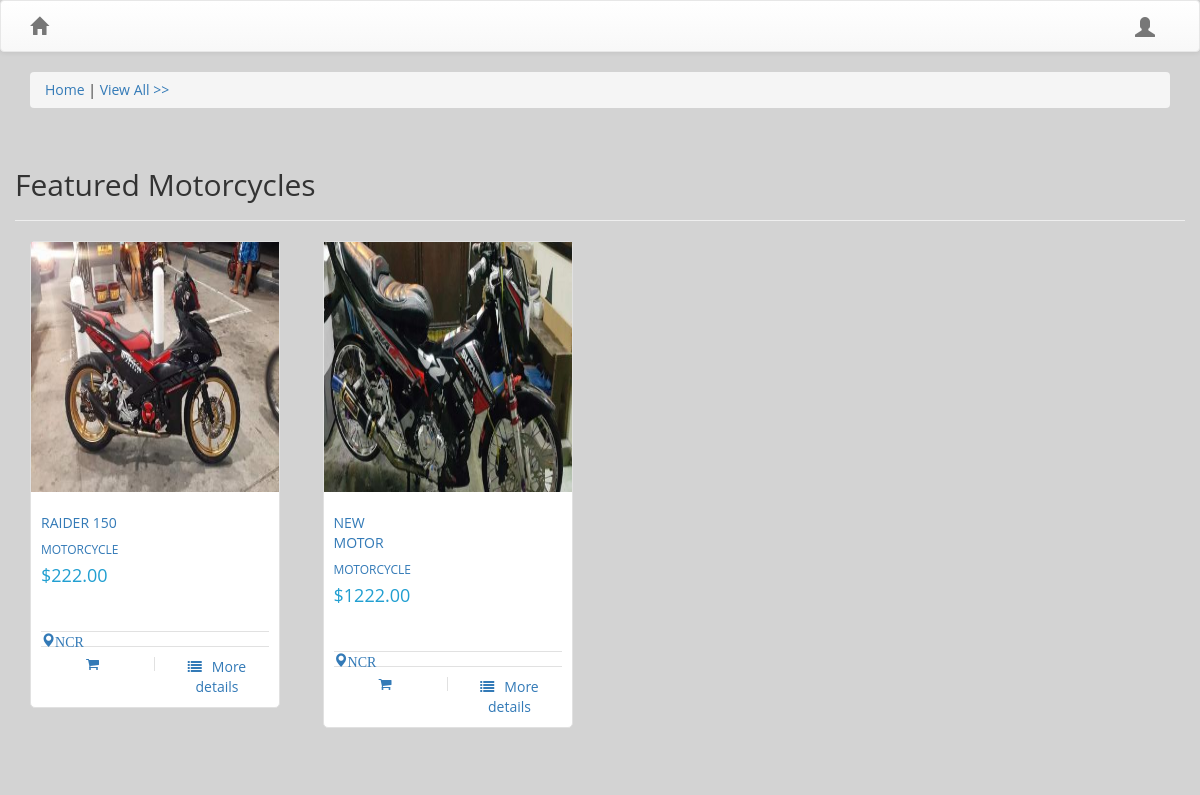
/, run on an earlier commit of the app's database.
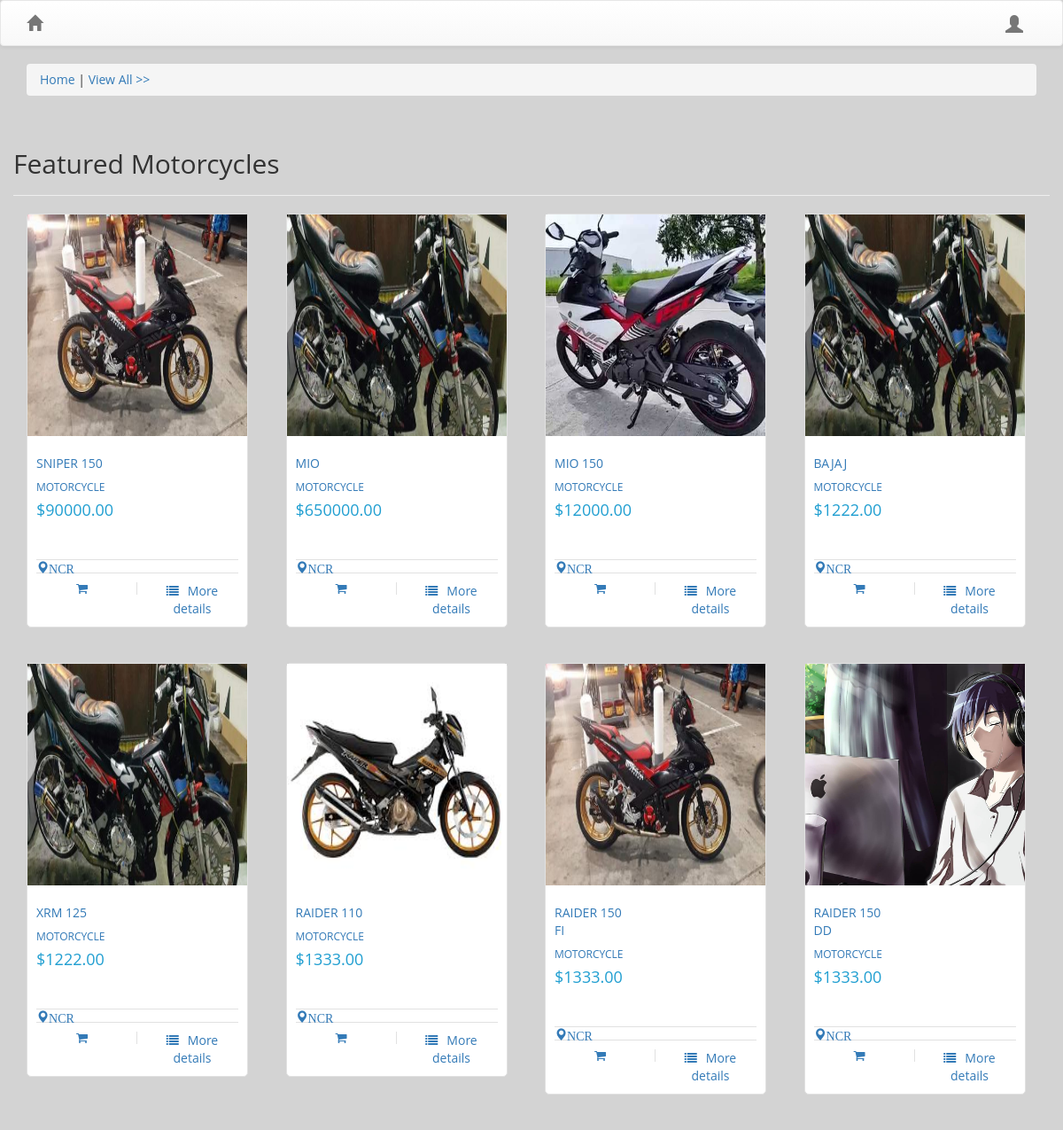
And on a later commit of the database.
### bike/models.py (models this page shows, shortened)
class Item(models.Model):
    CATEGORY = (
        ('Car', 'Car'),
        ('Motorcycle', 'Motorcycles'),
        ('Vehicle', 'Vehicle')
    )
    CONDITION = (
        ('NEW', 'New'),
        ('OLD', 'Old')
    )
    SELLER_TYPE = (
        ('DEALER', 'Dealer'),
        ('PRIVATE', 'Private')
    )
    FUEL = (
        ('DIESEL', 'Diesel'),
        ('ELECTRO', 'Electro'),
        ('GASOLINE', 'Gasoline')
    )
    TRANS = (
        ('AUTOMATIC', 'Automatic'),
        ('MANUAL', 'Manual')
    )
    LIFESTYLES = (
        ('FAMILY', 'Family'),
        ('LUXURY', 'Luxury'),
        ('OFFROAD', 'Offroad'),
        ('CLASSIC', 'Classic')
    )
    COLOR_FAMILY = (
        ('WHITE', 'White'),
        ('BLACK', 'Black'),
    )
    NEGO = (
        ('Yes', 'Yes'),
        ('No', 'No')
    )
    name = models.CharField(max_length=100, primary_key=True, verbose_name=_("Name"))
    slug = models.SlugField(max_length=50, null=True, blank=True, verbose_name=_("Name"))
    owner = models.ForeignKey(settings.AUTH_USER_MODEL, blank=True, null=True)
    image = models.ImageField(blank=True, null=True)
    category = models.CharField(max_length=100, choices=CATEGORY, verbose_name=_("Category"))
    brand = models.ForeignKey(Brand, verbose_name=_("Brand"))
    edition = models.ForeignKey(Edition, verbose_name=_("Edition"))
    price = models.IntegerField(default=0)
    condition = models.CharField(max_length=50, choices=CONDITION, verbose_name=_("Condition"))
    details = models.TextField(blank=True, null=True, verbose_name=_("Details"))
    submitted_on = models.DateField(auto_now=True, editable=False, verbose_name=_("Submitted on"))
    locations = models.ForeignKey(City, verbose_name=_("Locations"))
    objects = ItemManager()
    class Meta:
        verbose_name = _("Item")
        ordering = ['-submitted_on']
        app_label = 'bike'
        db_table = 'bike'

### geo/models.py (models this page shows)
class City(models.Model):
    name = models.CharField(max_length=100, primary_key=True, verbose_name=_('Name'))
    slug = models.SlugField(blank=True, null=True)
    country = models.ForeignKey(Country, verbose_name=_('Country'))
    class Meta:
        verbose_name = _('City')
        verbose_name = _('Citie')
        ordering = ['-name']
        app_label = 'geo'
        db_table = 'geo'
    def __unicode__(self):
        return self.name

### bike/views/items.py (the view)
class FeaturedView(ListView):
    model = Item
    context_object_name = 'items'
    template_name = 'bike/index.html'
    def get_context_data(self, **kwargs):
        context = super(FeaturedView, self).get_context_data(**kwargs)
        context['items'] = Item.objects.all()[:8]
        return context

### bike/templates/bike/index.html
{% extends 'base.html' %}
{% load staticfiles %}
{% block content %}
    <div class="page-header">
        <h2 align="left">Featured Motorcycles</h2>
    </div>
        {% for item in items %}
        <div class="item">
            <div class="col-sm-3">
                <a href="/item/{{ item.pk }}">
                    <div class="col-item">
                        <div class="photo">
                            <img src="{{ item.image.url }}" class="img-responsive" alt="a" />
                        </div>
                        <div class="info">
                            <div class="row">
                                <div class="price col-md-5">
                                    <h5>{{ item.name }}</h5>
                                    <h6>{{ item.category }}</h6>
                                    <h4 class="price-text-color">${{ item.price }}.00</h4>
                                </div>
                            </div>
                            <br>
                            <div class="separator clear-left">
                                <span class="glyphicon glyphicon-map-marker" aria-hidden="true">{{ item.locations }}</span>
                            </div>
                            <div class="separator clear-left">
                                <p class="btn-add">
                                    <i class="fa fa-shopping-cart"></i></p>
                                <p class="btn-details">
                                    <i class="fa fa-list"></i><a href="/item/{{ item.pk }}" class="hidden-sm">More details</a></p>
                            </div>
                            <div class="clearfix">
                            </div>
                        </div>
                    </div>
                </a>
                <br>
                <br>
            </div>
        {% endfor %}
        </div>
</div>
{% endblock %}

### templates/base.html (shortened to what this page needs)
{% load staticfiles %}
<html lang="en">
  <head>
      <link rel="stylesheet" href="https://maxcdn.bootstrapcdn.com/bootstrap/3.3.7/css/bootstrap.min.css">
      <link rel="stylesheet" href="https://maxcdn.bootstrapcdn.com/bootstrap/3.3.7/css/bootstrap-theme.min.css">
      <link href="https://maxcdn.bootstrapcdn.com/font-awesome/4.7.0/css/font-awesome.min.css" rel="stylesheet">
      <link rel="stylesheet" type="text/css" href="{% static 'bike/thumbnails.css' %}">
      <link rel="stylesheet" type="text/css" href="{% static 'bike/style.css' %}">
      <link rel="stylesheet" type="text/css" href="{% static 'bike/detail.css' %}">
      <link rel="stylesheet" type="text/css" href="{% static 'bike/footer.css' %}">
      <link rel="stylesheet" type="text/css" href="{% static 'bike/all.css' %}">
  </head>
  <body class="body">
    <nav class="navbar navbar-default ">
        <div class="container">
            <div class="navbar-header">
            <a class="navbar-brand" href="/">
                <span class="glyphicon glyphicon-home"></span>
            </a>
            </div>
            <div class="navbar-collapse" id="bs-example-navbar-collapse-1">
                <ul class="nav navbar-nav navbar-right">
                        {% if user.is_authenticated %}
                    <li>
                        <a href="/accounts/profile/{{ bikeusers.pk }}">Hi {{ user.username }} !</a>
                    </li>
                    <li>
                        <a href="/accounts/logout/">Logout</a>
                    </li>
                        {% else %}
                    <li>
                     <a href="/accounts/login/">
                            <span style="font-size: 20px" class="glyphicon glyphicon-user"></span>
                        </a>
                        {% endif %}
                    </li>
                </ul>
                </div>
            </div>
    </nav>
    <div class="container">
        <nav class="breadcrumb">
            {% block breadcumb %}
            <a class="breadcrumb-item" href="/">Home</a> |
            <a class="breadcrumb-item" href="/all/">View All >></a>
            {% endblock %}
        </nav>
    </div>
    <div class="container theme-showcase" role="main">
                <div class="row">
                        {% block content %}
                        {% endblock %}
                </div>
    </div>
</div>
</body>
</html>
  </body>
</html>

### bike/static/bike/thumbnails.css (style rules this page uses)
.col-item { border: 1px solid #E1E1E1; border-radius: 5px; background: #FFF; width:250px; position:relative; }
.col-item .photo img { height: 250px; width: 250%; }
.col-item .info { padding: 10px; border-radius: 0 0 5px 5px; margin-top: 1px; }
.col-item .price { float: left; margin-top: 10px; }
.col-item .price h5 { line-height: 20px; margin: 0; }
.price-text-color { color: #219FD1; }
.col-item .separator { border-top: 1px solid #E1E1E1; }
.clear-left { clear: left; }
.col-item .separator p { line-height: 20px; margin-bottom: 0; margin-top: 10px; text-align: center; }
.col-item .separator p i { margin-right: 10px; }
.col-item .btn-add { width: 50%; float: left; }
.col-item .btn-add { border-right: 1px solid #E1E1E1; }
.col-item .btn-details { width: 50%; float: left; padding-left: 10px; }

### bike/static/bike/style.css (style rules this page uses)
.body { background-color: lightgrey; }

### bike/static/bike/detail.css (style rules this page uses)
body { font-family: 'open sans'; overflow-x: hidden; }
img { max-width: 100%; }
.product-title, .price, .sizes, .colors { text-transform: UPPERCASE; font-weight: bold; }
.product-title, .rating, .product-description, .price, .vote, .sizes { margin-bottom: 15px; }

What changed in the data, as far as the page shows it:
no longer on this page (row unchanged): Item: image (picture), name "RAIDER 150", category "MOTORCYCLE", price "222", locations "NCR"
no longer on this page (row unchanged): Item: image (picture), name "NEW MOTOR", category "MOTORCYCLE", price "1222", locations "NCR"
added Item: image (picture), name "SNIPER 150", category "MOTORCYCLE", price "90000", locations "NCR"
added Item: image (picture), name "MIO", category "MOTORCYCLE", price "650000", locations "NCR"
added Item: image (placeholder picture), name "MIO 150", category "MOTORCYCLE", price "12000", locations "NCR"
added Item: image (picture), name "BAJAJ", category "MOTORCYCLE", price "1222", locations "NCR"
added Item: image (picture), name "XRM 125", category "MOTORCYCLE", price "1222", locations "NCR"
added Item: image (picture), name "RAIDER 110", category "MOTORCYCLE", price "1333", locations "NCR"
added Item: image (picture), name "RAIDER 150 FI", category "MOTORCYCLE", price "1333", locations "NCR"
added Item: image (picture), name "RAIDER 150 DD", category "MOTORCYCLE", price "1333", locations "NCR"
